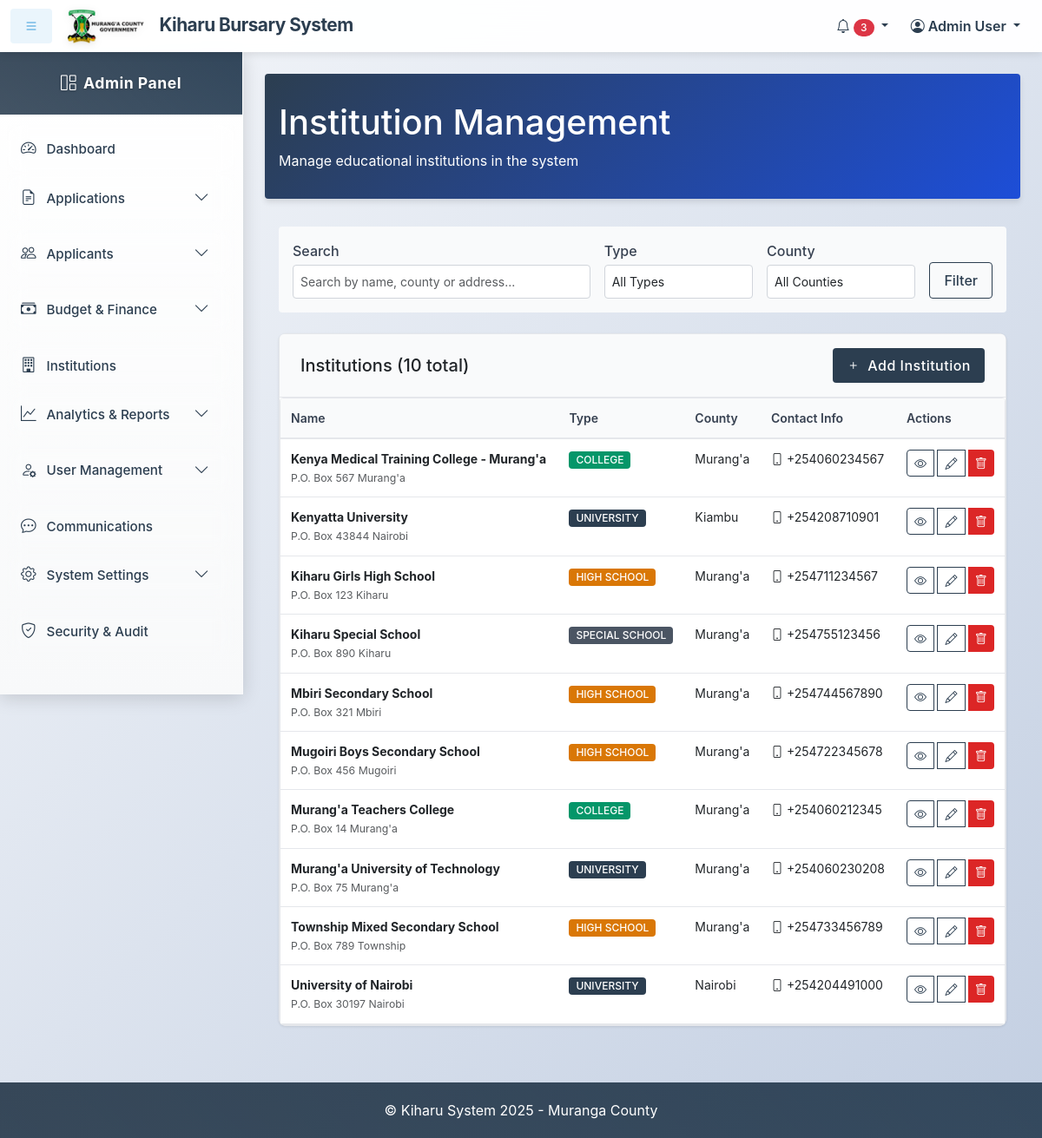
The app's page /institutions/ (signed in), older data.
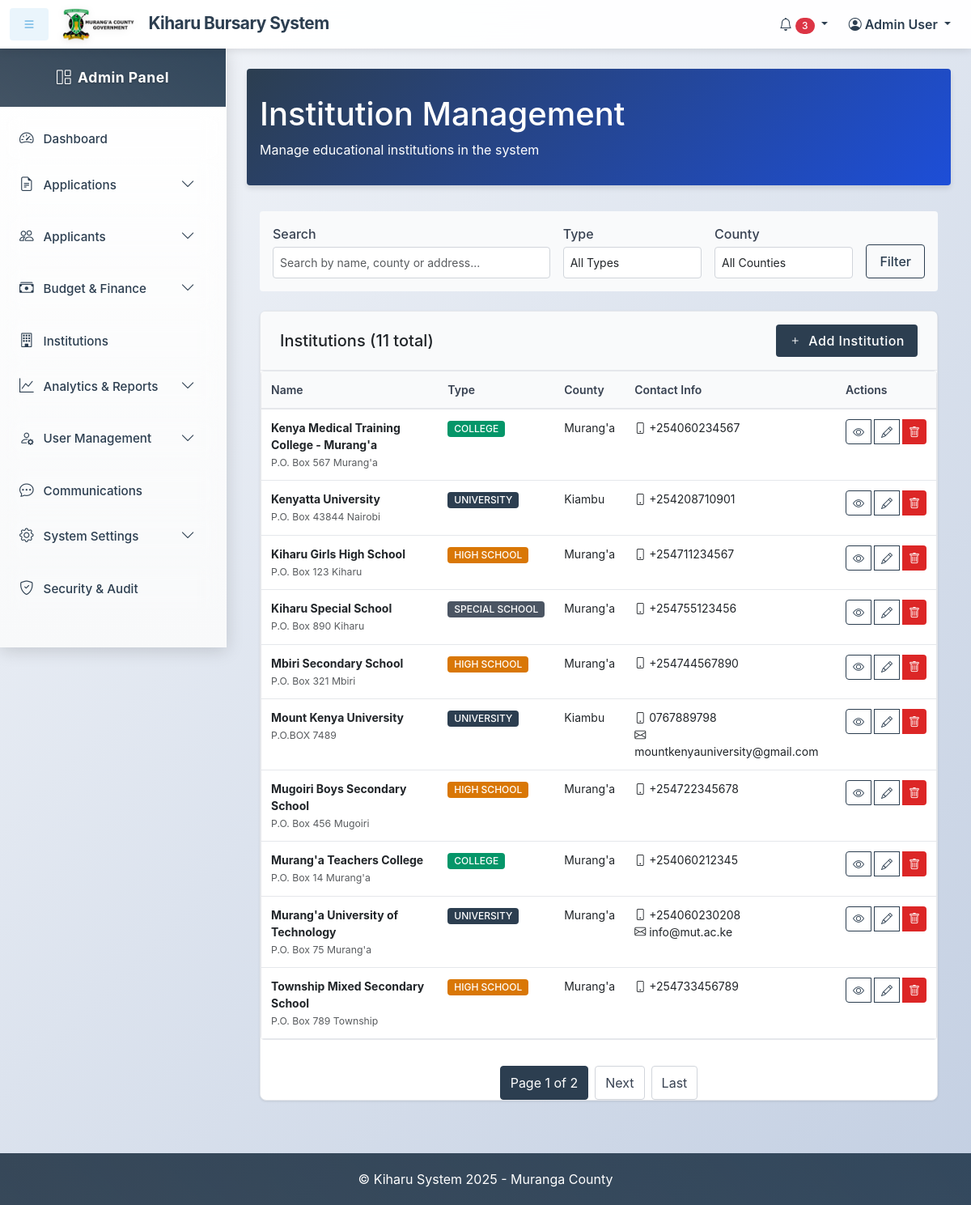
The same page, newer data.
### kiharu_system/models.py (models this page shows, shortened)
class Institution(models.Model):
    INSTITUTION_TYPES = (
        ('highschool', 'High School'),
        ('special_school', 'Special School'),
        ('college', 'College'),
        ('university', 'University'),
    )
    name = models.CharField(max_length=200)
    institution_type = models.CharField(max_length=20, choices=INSTITUTION_TYPES)
    county = models.CharField(max_length=100)
    postal_address = models.CharField(max_length=100, blank=True, null=True)
    phone_number = models.CharField(max_length=20, blank=True, null=True)
    email = models.EmailField(blank=True, null=True)

### kiharu_system/views.py (the view)
# urls.py: path('institutions/', views.institution_list, name='institution_list'),
@login_required
def institution_list(request):
    search = request.GET.get('search', '')
    institution_type = request.GET.get('type', '')
    county = request.GET.get('county', '')
    institutions = Institution.objects.all().order_by('name')
    if search:
        institutions = institutions.filter(
            Q(name__icontains=search) |
            Q(county__icontains=search) |
            Q(postal_address__icontains=search)
        )
    if institution_type:
        institutions = institutions.filter(institution_type=institution_type)
    if county:
        institutions = institutions.filter(county__icontains=county)
    paginator = Paginator(institutions, 10)
    page_number = request.GET.get('page')
    page_obj = paginator.get_page(page_number)
    counties = Institution.objects.values_list('county', flat=True).distinct().order_by('county')
    context = {
        'page_obj': page_obj,
        'counties': counties,
        'search': search,
        'institution_type': institution_type,
        'county': county,
        'institution_types': Institution.INSTITUTION_TYPES,
    }
    return render(request, 'institutions/list.html', context)

### templates/institutions/list.html (shortened to what this page needs)
{% extends 'admin_base.html' %}
{% block content %}
<div class="page-header">
    <div class="container">
        <h1>Institution Management</h1>
        <p class="mb-0">Manage educational institutions in the system</p>
    </div>
</div>
<div class="container">
    <div class="filters">
        <form method="GET" id="filterForm">
            <div class="filters-grid">
                <div>
                    <label class="form-label">Search</label>
                    <input type="text" name="search" class="form-control"
                           placeholder="Search by name, county or address..."
                           value="{{ search }}">
                </div>
                <div>
                    <label class="form-label">Type</label>
                    <select name="type" class="form-control">
                        <option value="">All Types</option>
                    </select>
                </div>
                <div>
                    <label class="form-label">County</label>
                    <select name="county" class="form-control">
                        <option value="">All Counties</option>
                    </select>
                </div>
                <div>
                    <button type="submit" class="btn btn-outline-primary">Filter</button>
                </div>
            </div>
        </form>
    </div>
    <div class="card">
        <div class="card-header">
            <div class="d-flex justify-content-between align-items-center">
                <h5 class="mb-0">Institutions ({{ page_obj.paginator.count }} total)</h5>
                <button type="button" class="btn btn-primary" onclick="openAddModal()">
                    <i class="bi bi-plus"></i>
                    Add Institution
                </button>
            </div>
        </div>
        <div class="card-body p-0">
            {% if page_obj.object_list %}
            <div class="table-container">
                <table class="table">
                    <thead>
                        <tr>
                            <th>Name</th>
                            <th>Type</th>
                            <th>County</th>
                            <th>Contact Info</th>
                            <th>Actions</th>
                        </tr>
                    </thead>
                    <tbody id="institutionTableBody">
                        {% for institution in page_obj.object_list %}
                        <tr id="institution-row-{{ institution.id }}">
                            <td>
                                <strong>{{ institution.name }}</strong>
                                {% if institution.postal_address %}
                                <br><small class="text-muted">{{ institution.postal_address }}</small>
                                {% endif %}
                            </td>
                            <td>
                                <span class="badge
                                    {% if institution.institution_type == 'university' %}badge-primary
                                    {% elif institution.institution_type == 'college' %}badge-success
                                    {% elif institution.institution_type == 'highschool' %}badge-warning
                                    {% else %}badge-secondary{% endif %}">
                                    {{ institution.get_institution_type_display }}
                                </span>
                            </td>
                            <td>{{ institution.county }}</td>
                            <td>
                                {% if institution.phone_number %}
                                <div><i class="bi bi-phone"></i> {{ institution.phone_number }}</div>
                                {% endif %}
                                {% if institution.email %}
                                <div><i class="bi bi-envelope"></i> {{ institution.email }}</div>
                                {% endif %}
                            </td>
                            <td>
                                <div class="btn-group">
                                    <button type="button" class="btn btn-outline-primary btn-sm"
                                            onclick="viewInstitution({{ institution.id }})">
                                        <i class="bi bi-eye"></i>
                                    </button>
                                    <button type="button" class="btn btn-outline-primary btn-sm"
                                            onclick="editInstitution({{ institution.id }})">
                                       <i class="bi bi-pencil"></i>
                                    </button>
                                    <button type="button" class="btn btn-danger btn-sm"
                                            onclick="deleteInstitution({{ institution.id }}, '{{ institution.name }}')">
                                        <i class="bi bi-trash"></i>
                                    </button>
                                </div>
                            </td>
                        </tr>
                        {% endfor %}
                    </tbody>
                </table>
            </div>
            {% if page_obj.has_other_pages %}
            <div class="pagination">
                <span class="current">
                    Page {{ page_obj.number }} of {{ page_obj.paginator.num_pages }}
                </span>
                {% if page_obj.has_next %}
                <a href="?page={{ page_obj.next_page_number }}">Next</a>
                <a href="?page={{ page_obj.paginator.num_pages }}">Last</a>
                {% endif %}
            </div>
            {% endif %}
            {% endif %}
        </div>
    </div>
</div>
{% endblock %}

### templates/admin_base.html (shortened to what this page needs)
{% load static %}
<!DOCTYPE html>
<html lang="en">
<head>
    <link href="https://cdn.jsdelivr.net/npm/bootstrap@5.3.0/dist/css/bootstrap.min.css" rel="stylesheet">
    <link href="https://cdn.jsdelivr.net/npm/bootstrap-icons@1.11.0/font/bootstrap-icons.css" rel="stylesheet">
</head>
<body>
    <nav class="navbar navbar-expand-lg navbar-custom fixed-top">
        <div class="container-fluid">
            <button class="btn sidebar-toggle me-3" type="button" id="sidebarToggle">
                <i class="bi bi-list"></i>
            </button>
            <a class="navbar-brand" href="#">
                <img src="{% static 'images/murangalogo.png'%}" alt="Muranga County" class="county-logo">
                Kiharu Bursary System
            </a>
            <div class="collapse navbar-collapse" id="navbarNav">
                <ul class="navbar-nav ms-auto">
                    <li class="nav-item dropdown">
                        <a class="nav-link dropdown-toggle" href="#" id="notificationsDropdown" role="button" data-bs-toggle="dropdown">
                            <i class="bi bi-bell"></i>
                            <span class="badge bg-danger rounded-pill">3</span>
                        </a>
                    </li>
                    <li class="nav-item dropdown">
                        <a class="nav-link dropdown-toggle" href="#" id="userDropdown" role="button" data-bs-toggle="dropdown">
                            <i class="bi bi-person-circle"></i>
                            Admin User
                        </a>
                    </li>
                </ul>
            </div>
        </div>
    </nav>
    <div class="sidebar" id="sidebar">
        <div class="sidebar-header">
            <h5><i class="bi bi-grid-1x2 me-2"></i><span class="menu-text">Admin Panel</span></h5>
        </div>
        <div class="sidebar-content">
            <ul class="sidebar-menu">
                <li>
                    <a href="{% url 'admin_dashboard'%}" class="menu-link">
                        <span><i class="bi bi-speedometer2"></i><span class="menu-text">Dashboard</span></span>
                    </a>
                </li>
                <li>
                    <a href="#" class="menu-link has-submenu" data-target="applicationsMenu">
                        <span><i class="bi bi-file-earmark-text"></i><span class="menu-text">Applications</span></span>
                        <i class="bi bi-chevron-down chevron-icon"></i>
                    </a>
                </li>
                <li>
                    <a href="#" class="menu-link has-submenu" data-target="applicantsMenu">
                        <span><i class="bi bi-people"></i><span class="menu-text">Applicants</span></span>
                        <i class="bi bi-chevron-down chevron-icon"></i>
                    </a>
                </li>
                <li>
                    <a href="#" class="menu-link has-submenu" data-target="budgetMenu">
                        <span><i class="bi bi-cash-stack"></i><span class="menu-text">Budget & Finance</span></span>
                        <i class="bi bi-chevron-down chevron-icon"></i>
                    </a>
                </li>
                <li>
                    <a href="{% url 'institution_list'%}" class="menu-link">
                        <span><i class="bi bi-building"></i><span class="menu-text">Institutions</span></span>
                    </a>
                </li>
                <li>
                    <a href="#" class="menu-link has-submenu" data-target="reportsMenu">
                        <span><i class="bi bi-graph-up"></i><span class="menu-text">Analytics & Reports</span></span>
                        <i class="bi bi-chevron-down chevron-icon"></i>
                    </a>
                </li>
                <li>
                    <a href="#" class="menu-link has-submenu" data-target="usersMenu">
                        <span><i class="bi bi-person-gear"></i><span class="menu-text">User Management</span></span>
                        <i class="bi bi-chevron-down chevron-icon"></i>
                    </a>
                </li>
                <li>
                    <a href="#communications" class="menu-link">
                        <span><i class="bi bi-chat-dots"></i><span class="menu-text">Communications</span></span>
                    </a>
                </li>
                <li>
                    <a href="#" class="menu-link has-submenu" data-target="settingsMenu">
                        <span><i class="bi bi-gear"></i><span class="menu-text">System Settings</span></span>
                        <i class="bi bi-chevron-down chevron-icon"></i>
                    </a>
                </li>
                <li>
                    <a href="#audit-logs" class="menu-link">
                        <span><i class="bi bi-shield-check"></i><span class="menu-text">Security & Audit</span></span>
                    </a>
                </li>
            </ul>
        </div>
    </div>
    <div class="main-content" id="mainContent" style="margin-top: 60px;">
        <div class="content">
            {% block content %}
            {% endblock %}
        </div>
    </div>
    <footer class="footer">
        <p class="mb-0">&copy; Kiharu System 2025 - Muranga County</p>
    </footer>
</body>
</html>

### templates/institutions/list.html (style rules this page uses)
:root { --primary-color: #2c3e50; --primary-hover: #1d4ed8; --success-color: #059669; --danger-color: #dc2626; --warning-color: #d97706; --gray-50: #f9fafb; --gray-100: #f3f4f6; --gray-200: #e5e7eb; --gray-300: #d1d5db; --gray-600: #4b5563; --gray-700: #374151; --gray-800: #1f2937; --gray-900: #111827; }
.page-header { background: linear-gradient(135deg, var(--primary-color) 0%, var(--primary-hover) 100%); color: white; padding: 2rem 0; margin-bottom: 2rem; box-shadow: 0 4px 6px rgba(0, 0, 0, 0.1); border-radius: 4px; }
.card { background: white; border: 1px solid var(--gray-200); border-radius: 8px; box-shadow: 0 1px 3px rgba(0, 0, 0, 0.1); }
.card-header { padding: 1rem 1.5rem; border-bottom: 1px solid var(--gray-200); background: var(--gray-50); }
.card-body { padding: 1.5rem; }
.btn { padding: 0.5rem 1rem; border-radius: 4px; border: none; cursor: pointer; font-weight: 500; text-decoration: none; display: inline-flex; align-items: center; gap: 0.5rem; transition: all 0.2s; }
.btn-primary { background: var(--primary-color); color: white; }
.btn-danger { background: var(--danger-color); color: white; }
.btn-outline-primary { background: transparent; color: var(--primary-color); border: 1px solid var(--primary-color); }
.btn-sm { padding: 0.25rem 0.5rem; font-size: 0.875rem; }
.form-control { width: 100%; padding: 0.5rem; border: 1px solid var(--gray-300); border-radius: 4px; font-size: 0.875rem; }
.table-container { overflow-x: auto; border-radius: 4px; border: 1px solid var(--gray-200); }
.table { width: 100%; margin-bottom: 0; background: white; border-collapse: collapse; }
.table th, .table td { padding: 0.75rem; text-align: left; border-bottom: 1px solid var(--gray-200); font-size: 0.875rem; }
.table th { background: var(--gray-50); font-weight: 600; color: var(--gray-700); border-bottom: 2px solid var(--gray-200); }
.badge { padding: 0.25rem 0.5rem; border-radius: 4px; font-size: 0.75rem; font-weight: 500; text-transform: uppercase; }
.badge-primary { background: var(--primary-color); color: white; }
.badge-success { background: var(--success-color); color: white; }
.badge-warning { background: var(--warning-color); color: white; }
.badge-secondary { background: var(--gray-600); color: white; }
.form-label { display: block; margin-bottom: 0.25rem; font-weight: 500; color: var(--gray-700); }
.filters { background: var(--gray-50); padding: 1rem; border-radius: 4px; margin-bottom: 1.5rem; }
.filters-grid { display: grid; grid-template-columns: 2fr 1fr 1fr auto; gap: 1rem; align-items: end; }
.pagination { display: flex; justify-content: center; margin-top: 2rem; gap: 0.5rem; }
.pagination a, .pagination span { padding: 0.5rem 0.75rem; border: 1px solid var(--gray-300); color: var(--gray-700); text-decoration: none; border-radius: 4px; }
.pagination .current { background: var(--primary-color); color: white; border-color: var(--primary-color); }

Row changes from the older to the newer data that the page shows:
no longer on this page (row unchanged): Institution: name "University of Nairobi", postal_address "P.O. Box 30197 Nairobi", institution_type "UNIVERSITY", county "Nairobi", phone_number "+254204491000"
added Institution: name "Mount Kenya University", postal_address "P.O.BOX 7489", institution_type "UNIVERSITY", county "Kiambu", phone_number "0767889798", email "mountkenyauniversity@gmail.com"
changed Institution "Murang'a University of Technology": email (not shown) → "info@mut.ac.ke"
Text that changed along with them:
{{ page_obj.paginator.count }}: "10" → "11"
{{ page_obj.number }}: (not shown) → "1"
{{ page_obj.paginator.num_pages }}: (not shown) → "2"
text now shown: "Page of Next Last"
